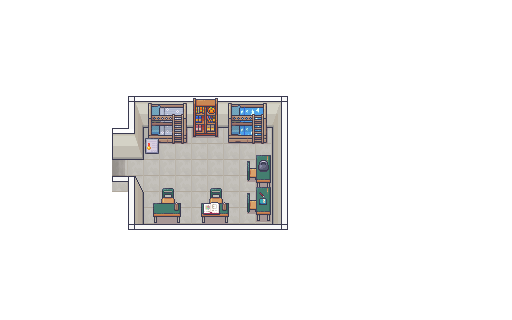

The image is a tile-based game level rendered from a .tmx file. Its description and source (layers, tilesets, objects; grid data summarised) follow:
An orthogonal 32x20 tile map with 16x16 px tiles, 6 tile layers (ground, wall, object0, object1, ...), 2 hidden layers not drawn, 5 tilesets.

<map version="1.10" tiledversion="1.10.1" orientation="orthogonal" renderorder="right-down" width="32" height="20" tilewidth="16" tileheight="16" infinite="0" backgroundcolor="#ffffff" nextlayerid="12" nextobjectid="3">
 <properties>
  <property name="spawnX" type="int" value="9" />
  <property name="spawnY" type="int" value="9" />
 </properties>
 <tileset firstgid="1" source="../tilesets/Room_Builder_16x16.tsx" />
 <tileset firstgid="8285" source="../tilesets/Interiors_16x16.tsx" />
 <tileset firstgid="25309" source="../tilesets/Modern_Exteriors_Complete_Tileset.tsx" />
 <tileset firstgid="67021" source="../tilesets/event_tileset.tsx" />
 <tileset firstgid="67421" source="../tilesets/Modern_Office_16x16.tsx" />
 <layer id="4" name="ground" width="32" height="20">
  <data>[640 cells, 61 non-empty, 5 distinct tile ids]</data>
 </layer>
 <layer id="3" name="wall" width="32" height="20">
  <data>[640 cells, 44 non-empty, 19 distinct tile ids]</data>
 </layer>
 <layer id="2" name="object0" width="32" height="20">
  <data>[640 cells, 17 non-empty, 10 distinct tile ids]</data>
 </layer>
 <layer id="5" name="object1" width="32" height="20">
  <data>[640 cells, 42 non-empty, 39 distinct tile ids]</data>
 </layer>
 <layer id="6" name="object2" width="32" height="20">
  <data>[640 cells, 3 non-empty, 3 distinct tile ids]</data>
 </layer>
 <objectgroup id="11" name="playerLayer" />
 <layer id="10" name="top" width="32" height="20">
  <data>[640 cells, 8 non-empty, 7 distinct tile ids]</data>
 </layer>
 <layer id="7" name="collision" width="32" height="20" visible="0" opacity="0.5">
  <data>[640 cells, 44 non-empty, 1 distinct tile ids]</data>
 </layer>
 <layer id="9" name="obj" width="32" height="20" visible="0">
  <data>[640 cells, 9 non-empty, 5 distinct tile ids]</data>
 </layer>
</map>
